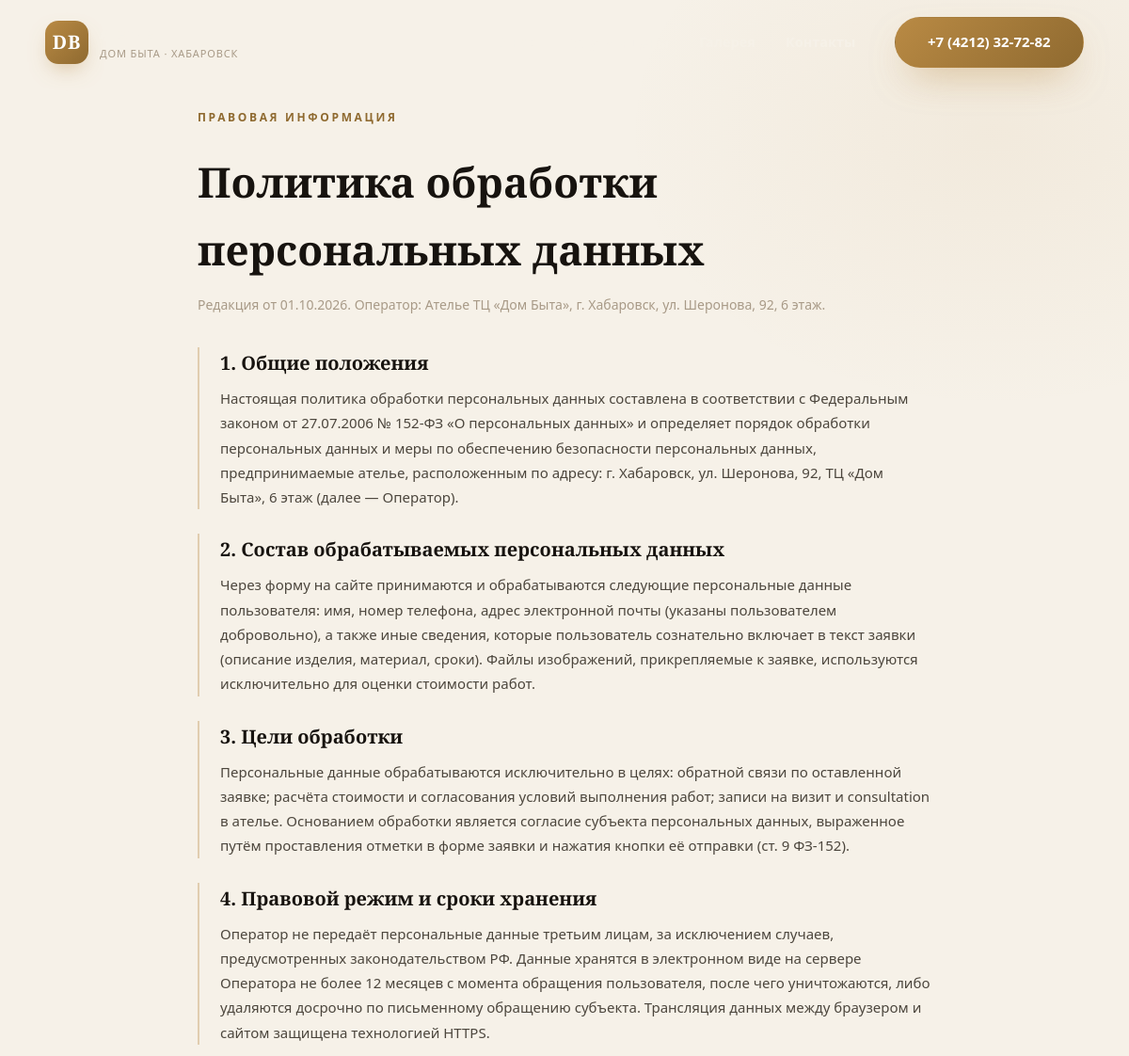
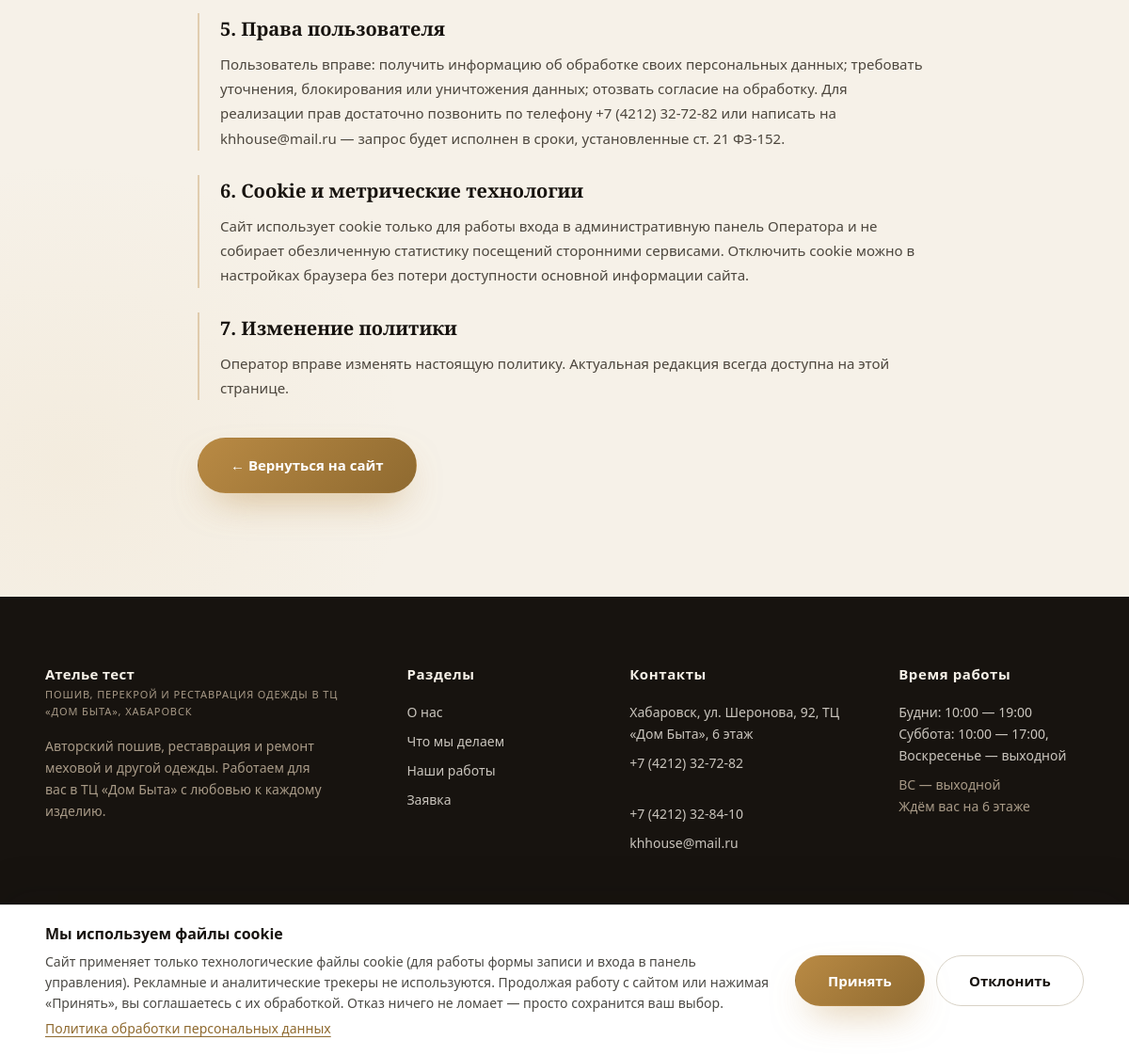
The page /privacy on the database its author committed (2 pictures, top to bottom).
### tables this page shows
CREATE TABLE settings (
    key   TEXT PRIMARY KEY,
    value TEXT NOT NULL DEFAULT ''
);

### app/main.py (the view)
@app.get("/privacy", response_class=HTMLResponse)
def privacy(request: Request):
    s = db.get_all_settings()
    return templates.TemplateResponse(request, "privacy.html", context={
        "s": s, "policy_updated": "01.10.2026", "POLICY_TITLE": POLICY_TITLE,
        "admin": get_current_admin(request),
    })

### app/templates/privacy.html (shortened to what this page needs)
{% extends "base.html" %}
{% block content %}
<section class="section legal">
  <div class="container legal-inner">
    <span class="section-kicker reveal">Правовая информация</span>
    <h1 class="reveal">{{ POLICY_TITLE }}</h1>
    <p class="legal-updated reveal">Редакция от {{ policy_updated }}. Оператор: Ателье ТЦ «Дом Быта», г. Хабаровск, ул. Шеронова, 92, 6 этаж.</p>
    <ol class="legal-list reveal">
      <li>
        <h3>1. Общие положения</h3>
        <p>Настоящая политика обработки персональных данных составлена в соответствии с Федеральным законом от 27.07.2006 № 152-ФЗ «О персональных данных» и определяет порядок обработки персональных данных и меры по обеспечению безопасности персональных данных, предпринимаемые ателье, расположенным по адресу: г. Хабаровск, ул. Шеронова, 92, ТЦ «Дом Быта», 6 этаж (далее — Оператор).</p>
      </li>
      <li>
        <h3>2. Состав обрабатываемых персональных данных</h3>
        <p>Через форму на сайте принимаются и обрабатываются следующие персональные данные пользователя: имя, номер телефона, адрес электронной почты (указаны пользователем добровольно), а также иные сведения, которые пользователь сознательно включает в текст заявки (описание изделия, материал, сроки). Файлы изображений, прикрепляемые к заявке, используются исключительно для оценки стоимости работ.</p>
      </li>
      <li>
        <h3>3. Цели обработки</h3>
        <p>Персональные данные обрабатываются исключительно в целях: обратной связи по оставленной заявке; расчёта стоимости и согласования условий выполнения работ; записи на визит и consultation в ателье. Основанием обработки является согласие субъекта персональных данных, выраженное путём проставления отметки в форме заявки и нажатия кнопки её отправки (ст. 9 ФЗ-152).</p>
      </li>
      <li>
        <h3>4. Правовой режим и сроки хранения</h3>
        <p>Оператор не передаёт персональные данные третьим лицам, за исключением случаев, предусмотренных законодательством РФ. Данные хранятся в электронном виде на сервере Оператора не более 12 месяцев с момента обращения пользователя, после чего уничтожаются, либо удаляются досрочно по письменному обращению субъекта. Трансляция данных между браузером и сайтом защищена технологией HTTPS.</p>
      </li>
      <li>
        <h3>5. Права пользователя</h3>
        <p>Пользователь вправе: получить информацию об обработке своих персональных данных; требовать уточнения, блокирования или уничтожения данных; отозвать согласие на обработку. Для реализации прав достаточно позвонить по телефону {{ s.phone }} или написать на {{ s.email }} — запрос будет исполнен в сроки, установленные ст. 21 ФЗ-152.</p>
      </li>
      <li>
        <h3>6. Cookie и метрические технологии</h3>
        <p>Сайт использует cookie только для работы входа в административную панель Оператора и не собирает обезличенную статистику посещений сторонними сервисами. Отключить cookie можно в настройках браузера без потери доступности основной информации сайта.</p>
      </li>
      <li>
        <h3>7. Изменение политики</h3>
        <p>Оператор вправе изменять настоящую политику. Актуальная редакция всегда доступна на этой странице.</p>
      </li>
    </ol>
    <p class="reveal"><a href="/" class="btn btn-primary">← Вернуться на сайт</a></p>
  </div>
</section>
{% endblock %}

### app/templates/base.html (shortened to what this page needs)
<!doctype html>
<html lang="ru">
<head>
  <link rel="stylesheet" href="/static/css/style.css?v=20261022b">
</head>
<body>
<header class="header" id="header">
  <div class="container header-inner">
    <a href="/" class="logo{% if s.get('logo_image') %} logo-img{% endif %}">
      {% if s.get('logo_image') %}
      <img src="{{ s['logo_image'] }}" alt="{{ s.site_name }}" class="logo-pic">
      {% else %}
      <span class="logo-mono">DB</span>
      {% endif %}
      <span class="logo-text"><b>Ателье</b><small>Дом Быта · Хабаровск</small></span>
    </a>
    <nav class="nav" id="nav">
      <a href="#about">О нас</a>
      <button type="button" class="nav-prices-link" data-open-prices="">Услуги и цены</button>
      <a href="#gallery">Галерея</a>
      <a href="#contacts">Контакты</a>
    </nav>
    <div class="header-contacts">
      <a href="tel:{{ s.phone | replace('(','')|replace(')','')|replace('-','')|replace(' ','') }}" class="btn btn-primary btn-phone">{{ s.phone }}</a>
    </div>
  </div>
</header>
<main>
{% block content %}{% endblock %}
</main>
<footer class="footer">
  <div class="container footer-grid">
    <div>
      <div class="logo logo-footer"><span class="logo-text"><b>{{ s.site_name }}</b><small>{{ s.tagline }}</small></span></div>
      <p class="footer-desc">Авторский пошив, реставрация и ремонт меховой и другой одежды. Работаем для вас в ТЦ «Дом Быта» с любовью к каждому изделию.</p>
    </div>
    <div>
      <h4>Разделы</h4>
      <a href="#about">О нас</a>
      <a href="#directions">Что мы делаем</a>
      <a href="#gallery">Наши работы</a>
      <a href="#order">Заявка</a>
    </div>
    <div>
      <h4>Контакты</h4>
      <p>{{ s.address }}</p>
      <p><a href="tel:#">{{ s.phone }}</a><br><a href="tel:#">{{ s.phone_tc }}</a></p>
      <p><a href="mailto:{{ s.email }}">{{ s.email }}</a></p>
    </div>
    <div>
      <h4>Время работы</h4>
      <p>{{ s.hours_week }}<br>{{ s.hours_weekend }}</p>
      <p class="footer-note">ВС — выходной<br>Ждём вас на 6 этаже</p>
    </div>
  </div>
  <div class="container footer-bottom">
    <span>© {{ year | default(2026) }} Ателье в ТЦ «Дом Быта», Хабаровск · <a href="/privacy" class="footer-privacy">Политика обработки персональных данных</a></span>
  </div>
  <div class="seam" aria-hidden="true">
  </div>
</footer>
<a href="tel:{{ s.phone | replace('(','')|replace(')','')|replace('-','')|replace(' ','') }}" class="floating-call" aria-label="Позвонить">
</a>
{% include "cookie_banner.html" %}
</body>
</html>

### app/templates/cookie_banner.html
<div class="cookie-banner" id="cookieBanner" role="dialog" aria-label="Согласие на использование cookie" hidden>
  <div class="container cookie-inner">
    <div class="cookie-text">
      <b>Мы используем файлы cookie</b>
      <span>Сайт применяет только технологические файлы cookie (для работы формы записи и входа в панель управления). Рекламные и аналитические трекеры не используются. Продолжая работу с сайтом или нажимая «Принять», вы соглашаетесь с их обработкой. Отказ ничего не ломает — просто сохранится ваш выбор.</span>
      <a href="/privacy" class="cookie-link">Политика обработки персональных данных</a>
    </div>
    <div class="cookie-actions">
      <button type="button" class="btn btn-primary" id="cookieAccept">Принять</button>
      <button type="button" class="btn btn-ghost" id="cookieDecline">Отклонить</button>
    </div>
  </div>
</div>

### rows shown on the page
settings: phone "+7 (4212) 32-72-82"
settings: email "khhouse@mail.ru"
settings: site_name "Ателье тест"
settings: tagline "ПОШИВ, ПЕРЕКРОЙ И РЕСТАВРАЦИЯ ОДЕЖДЫ В ТЦ «ДОМ БЫТА», ХАБАРОВСК"
settings: address "Хабаровск, ул. Шеронова, 92, ТЦ «Дом Быта», 6 этаж"
settings: phone_tc "+7 (4212) 32-84-10"
settings: hours_week "Будни: 10:00 — 19:00"
settings: hours_weekend "Суббота: 10:00 — 17:00, Воскресенье — выходной"

### other values the page prints
{{ POLICY_TITLE }} "Политика обработки персональных данных"
{{ policy_updated }} "01.10.2026"
